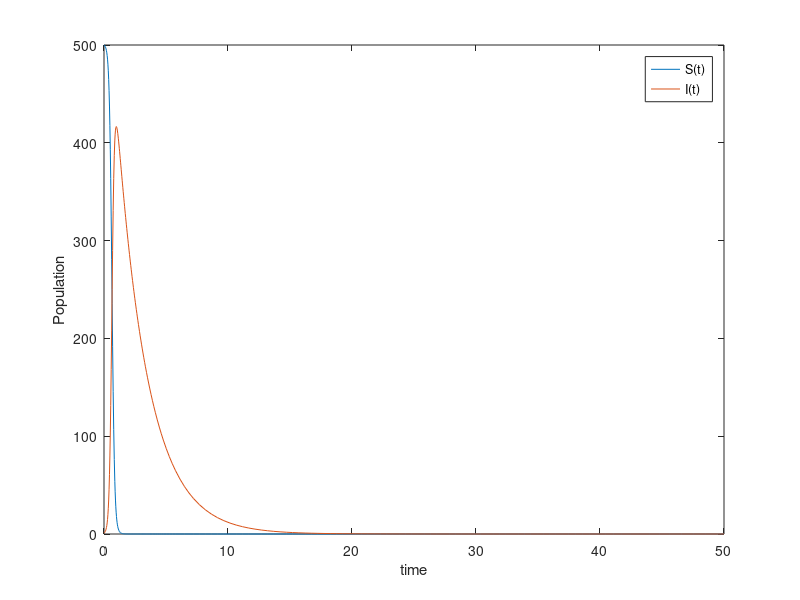

This figure's MATLAB source:
beta =0.02;
gamma=0.4;
initial_condition=[500,1]; 
t_span=[0,50];
SI_Model=@(t,u)[-beta*u(1)*u(2); beta*u(1)*u(2)-gamma*u(2)];%define the model
[t,sol]=ode45(SI_Model,t_span,initial_condition); %call ode solver

%plot time vs population
plot(t,sol);
xlabel ('time')
ylabel('Population')
legend('S(t)','I(t)')
%grid on;

%Sus_pop=sol(:;1);
%Inf_pop=sol(:;2);